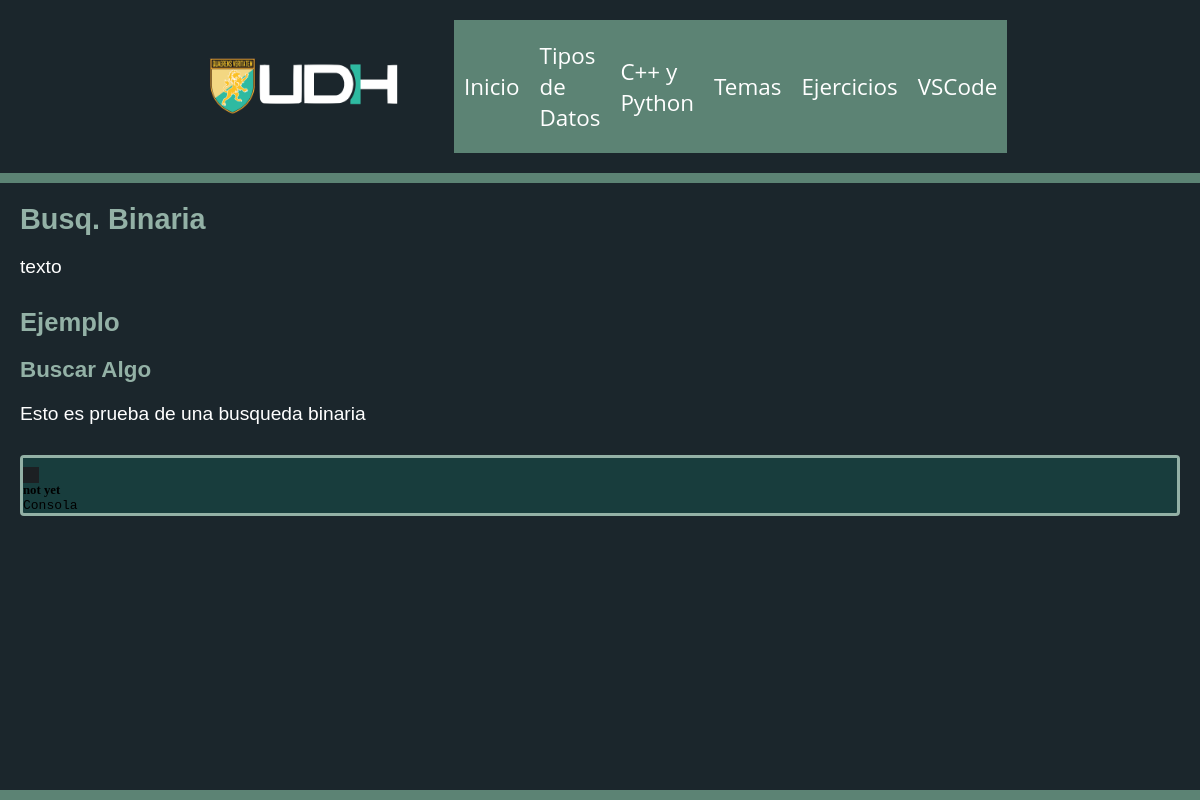
Page /Temas/Alg. Búsqueda/Busq. Binaria/ on the committed database.
### exercises/models.py (models this page shows, shortened)
class Subcategories(models.Model):
    name = models.CharField(max_length=20)
    icon = models.CharField(max_length=150, default='set-iconify-here')
    summary = models.TextField(default='resumen')
    content = models.TextField(default='texto')
    category = models.ForeignKey(Categories, on_delete=models.CASCADE)

class Exercises(models.Model):
    category = models.ForeignKey(Categories, on_delete=models.CASCADE)
    title = models.CharField(max_length=100)
    desc = models.TextField()
    cpp_snippet = models.TextField()
    py_snippet = models.TextField()
    subcategoty = models.ForeignKey(Subcategories, on_delete=models.CASCADE, null=True, blank=True, default=None)

### exercises/views.py (the view)
# urls.py: path('Temas/<str:category_name>/<str:subcategory_name>/', SubcategoriesDetailView.as_view(), name='subcategoria'),
class SubcategoriesDetailView(View):
    def get(self, request, category_name, subcategory_name):
        category, _ = get_category_and_exercise(category_name)
        subcategory = get_object_or_404(Subcategories, name=subcategory_name)
        exercise = Exercises.objects.filter(category=category, subcategoty=subcategory)
        random_exercise = random.choice(exercise)
        textExam, objectives = parse_description(random_exercise.desc)
        textCat, steps = parse_description(subcategory.content)
        return render(request, 'subcategory_detail.html', {'category': category,
                                                           'subcategory': subcategory,
                                                           'exercise': random_exercise,
                                                           'textCat':textCat,
                                                           'steps':steps,
                                                           'text':textExam,
                                                           'objectives':objectives})

### exercises/views.py (called while the page is built)
def parse_description(description):
    paragraphs = description.split('\n')
    content_element = ""
    list_element = []
    for paragraph in paragraphs:
        if re.match(r'^\d+\.\s', paragraph):
            list_element.append(paragraph)
        else:
            content_element += paragraph + "\n"
    return content_element.strip(), list_element

def get_category_and_exercise(category_name, exer_title=None):
    category = get_object_or_404(Categories, name=category_name)
    if exer_title:
        exercise = get_object_or_404(Exercises, title=exer_title)
        return category, exercise
    return category, None

### exercises/static/templates/subcategory_detail.html (shortened to what this page needs)
{% extends 'base.html' %}
{% block content %}
<div class="categText">
    <h1>{{ subcategory.name }}</h1>
    <p class="themeContext">{{ textCat }}</p>
</div>
<div class="examText">
    <h2>Ejemplo</h2>
    {% include 'exercise_parse.html' %}
</div>
{% endblock %}

### exercises/static/templates/exercise_parse.html (shortened to what this page needs)
{% load static%}
<div class="description">
    <h3>{{ exercise.title }}</h3>
    <p>{{ text }}</p>
</div>
<div class="exercise">
    <div class="snippet" id="codeSnippets">
        <div class="snippet-toggle">
            <button id="cppSnippetBtn" class="active">
            </button>
            <button id="pySnippetBtn">
            </button>
        </div>
        <pre id="cppSnippet" class="active"><code class="language-cpp" id="cppCode">{{ exercise.cpp_snippet }}</code></pre>
        <pre id="console">Consola</pre>
    </div>
</div>

### exercises/static/css/style.css (style rules this page uses)
* { margin: 0; padding: 0; }
body { display: flex; flex-direction: column; min-height: 100vh; background-color: #1B262C; font-family: "Open Sans", "Helvetica Neue", Helvetica, Arial, sans-serif; }
h1, h2, h3, p { color: #FFFFFF; margin-bottom: 20px; }
h1 { font-size: 180%; font-family: 'Ubuntu', sans-serif; color: #93B1A6; }
h2 { font-size: 160%; font-family: 'Ubuntu', sans-serif; color: #93B1A6; }
h3 { font-size: 140%; font-family: 'Ubuntu', sans-serif; color: #93B1A6; }
p { font-size: 120%; font-family: 'Ubuntu', sans-serif; white-space: pre-line; text-align: justify; }

### exercises/static/css/exercise.css (style rules this page uses)
.description { margin-bottom: 20px; }
.snippet-toggle { text-align: left; background-color: #183D3D; margin-bottom: 0; }
.snippet-toggle button { background-color: #183D3D; border: none; padding: 8px; margin: 0; cursor: pointer; transition: none; }
.snippet-toggle button.active { background-color: rgb(28, 32, 35); color: #93B1A6; }
.snippet { border: 3px solid #93B1A6; padding: 0%; background-color: #183D3D; border-radius: 4px; }
#pySnippet, #cppSnippet { margin: 0; }
code { font-family: MonoCraft; font-weight: bolder; font-size: 80%; }

### rows in the picture
Subcategories: name "Busq. Binaria", content "texto"
Exercises: title "Buscar Algo", desc "Esto es prueba de una busqueda binaria", cpp_snippet "not yet"
